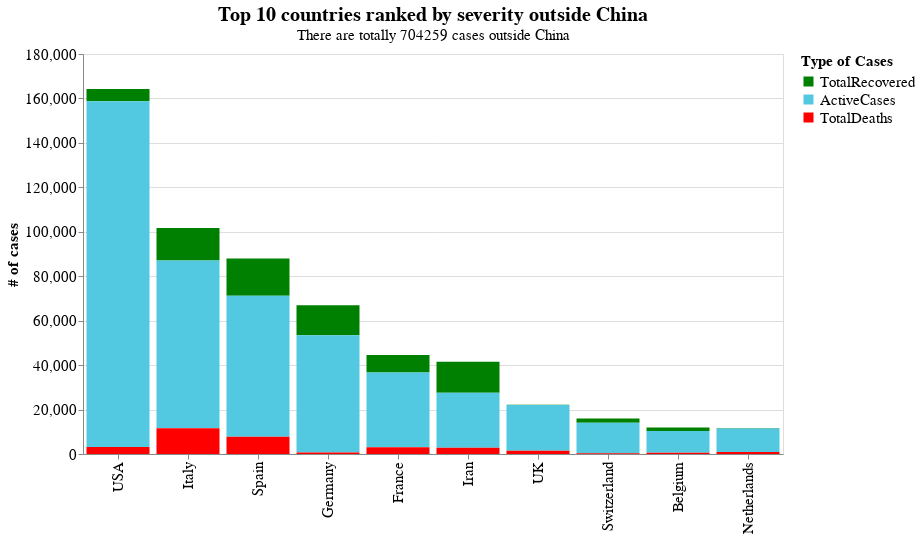

Write notebook code for a chart like this one.
### Markdown cell above
### Cases outside China

### Code cell
data_2 = data.sort_values(by = 'TotalCases', ascending = False).head(12).iloc[1:12]
data_2['index'] = list(range(0,11))
data_2.set_index('index', inplace = True)
data_2.fillna(value = {'TotalDeaths' : 0}, inplace = True)
data_2 = data_2[ ['Country,Other','TotalRecovered', 'ActiveCases', 'TotalDeaths'] ]
data_2 = pd.melt(data_2, id_vars = ['Country,Other'])
data_2 = data_2[data_2['Country,Other'] != 'China']

# ranking list 
names_c2 = data_2['Country,Other'].to_list()

rest = alt.Chart(data_2).mark_bar().encode(
    alt.X('Country,Other:N', sort = names_c, axis = alt.Axis(title = None, labelFontSize = 15)),
    alt.Y('value:Q',  sort = names, axis = alt.Axis(title = '# of cases', titleFontSize = 15, labelFontSize = 15)),
    alt.Color('variable:N', scale = alt.Scale(domain = names, range = colors),\
             legend = alt.Legend(title = 'Type of Cases', titleFontSize = 15, labelFontSize = 15))
).properties(
width = 700,
    height = 400,
    title = { 'text' :'Top 10 countries ranked by severity outside China', 'fontSize' : 20, \
             'subtitle' : 'There are totally {0} cases outside China'.format(  int(data.iloc[-1, 1]) -  int(data[ data['Country,Other'] == 'China']['TotalCases']) ),\
             'subtitleFontSize' : 15}
)


rest

### Figure 1 — Vega-Lite specification as saved in the notebook (floating-point values rounded to 4 significant figures)
{"config": {"view": {"continuousWidth": 400, "continuousHeight": 300}}, "data": {"name": "data-af7956c890dcef41e63cf9a1c0119d45"}, "mark": "bar", "encoding": {"color": {"type": "nominal", "field": "variable", "legend": {"labelFontSize": 15, "title": "Type of Cases", "titleFontSize": 15}, "scale": {"domain": ["TotalRecovered", "ActiveCases", "TotalDeaths"], "range": ["green", "#52C9E0", "red"]}}, "x": {"type": "nominal", "axis": {"labelFontSize": 15, "title": null}, "field": "Country,Other", "sort": ["USA", "Italy", "Spain", "China", "Germany", "France", "Iran", "UK", "Switzerland", "Belgium"]}, "y": {"type": "quantitative", "axis": {"labelFontSize": 15, "title": "# of cases", "titleFontSize": 15}, "field": "value", "sort": ["TotalRecovered", "ActiveCases", "TotalDeaths"]}}, "height": 400, "title": {"text": "Top 10 countries ranked by severity outside China", "fontSize": 20, "subtitle": "There are totally 704259 cases outside China", "subtitleFontSize": 15}, "width": 700, "$schema": "https://vega.github.io/schema/vega-lite/v4.0.2.json", "datasets": {"data-af7956c890dcef41e63cf9a1c0119d45": [{"Country,Other": "USA", "variable": "TotalRecovered", "value": 5506.0}, {"Country,Other": "Italy", "variable": "TotalRecovered", "value": 14620.0}, {"Country,Other": "Spain", "variable": "TotalRecovered", "value": 16780.0}, {"Country,Other": "Germany", "variable": "TotalRecovered", "value": 13500.0}, {"Country,Other": "France", "variable": "TotalRecovered", "value": 7927.0}, {"Country,Other": "Iran", "variable": "TotalRecovered", "value": 13910.0}, {"Country,Other": "UK", "variable": "TotalRecovered", "value": 135.0}, {"Country,Other": "Switzerland", "variable": "TotalRecovered", "value": 1823.0}, {"Country,Other": "Belgium", "variable": "TotalRecovered", "value": 1527.0}, {"Country,Other": "Netherlands", "variable": "TotalRecovered", "value": 250.0}, {"Country,Other": "USA", "variable": "ActiveCases", "value": 155600.0}, {"Country,Other": "Italy", "variable": "ActiveCases", "value": 75530.0}, {"Country,Other": "Spain", "variable": "ActiveCases", "value": 63460.0}, {"Country,Other": "Germany", "variable": "ActiveCases", "value": 52740.0}, {"Country,Other": "France", "variable": "ActiveCases", "value": 33600.0}, {"Country,Other": "Iran", "variable": "ActiveCases", "value": 24830.0}, {"Country,Other": "UK", "variable": "ActiveCases", "value": 20600.0}, {"Country,Other": "Switzerland", "variable": "ActiveCases", "value": 13740.0}, {"Country,Other": "Belgium", "variable": "ActiveCases", "value": 9859.0}, {"Country,Other": "Netherlands", "variable": "ActiveCases", "value": 10640.0}, {"Country,Other": "USA", "variable": "TotalDeaths", "value": 3165.0}, {"Country,Other": "Italy", "variable": "TotalDeaths", "value": 11590.0}, {"Country,Other": "Spain", "variable": "TotalDeaths", "value": 7716.0}, {"Country,Other": "Germany", "variable": "TotalDeaths", "value": 645.0}, {"Country,Other": "France", "variable": "TotalDeaths", "value": 3024.0}, {"Country,Other": "Iran", "variable": "TotalDeaths", "value": 2757.0}, {"Country,Other": "UK", "variable": "TotalDeaths", "value": 1408.0}, {"Country,Other": "Switzerland", "variable": "TotalDeaths", "value": 359.0}, {"Country,Other": "Belgium", "variable": "TotalDeaths", "value": 513.0}, {"Country,Other": "Netherlands", "variable": "TotalDeaths", "value": 864.0}]}}
